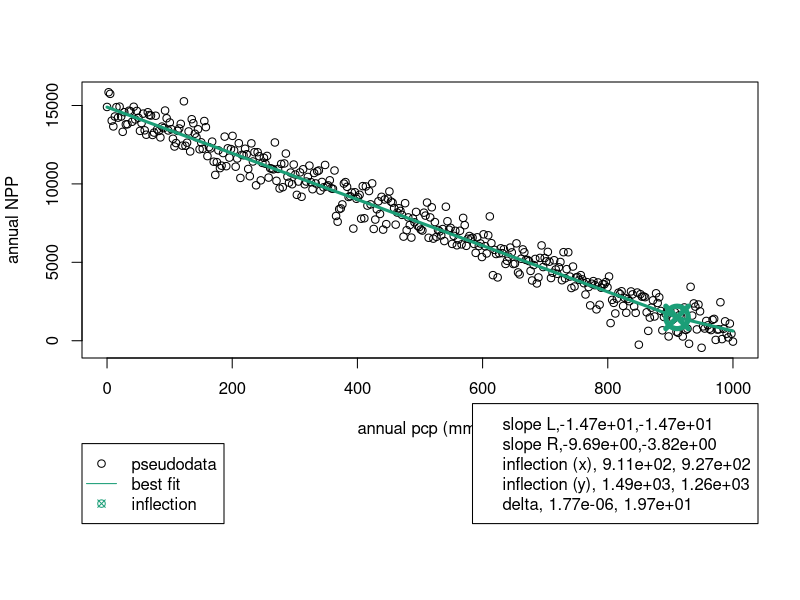
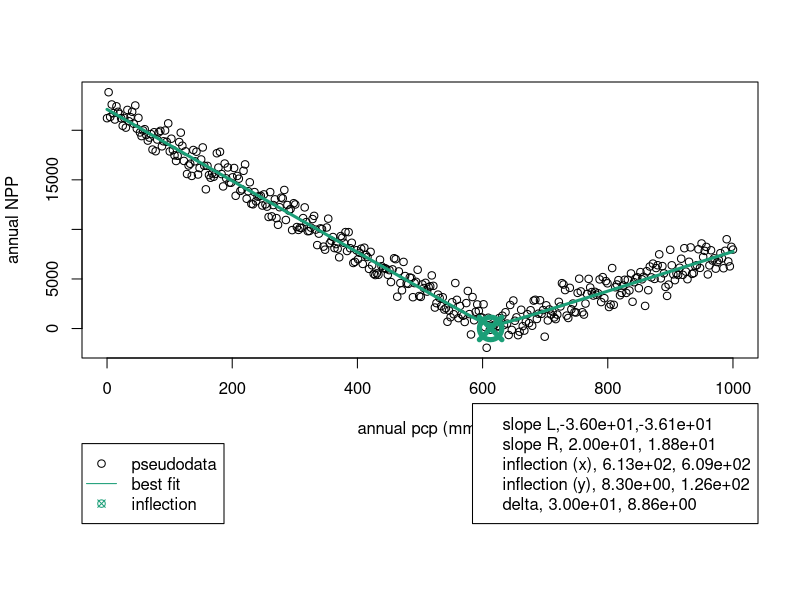
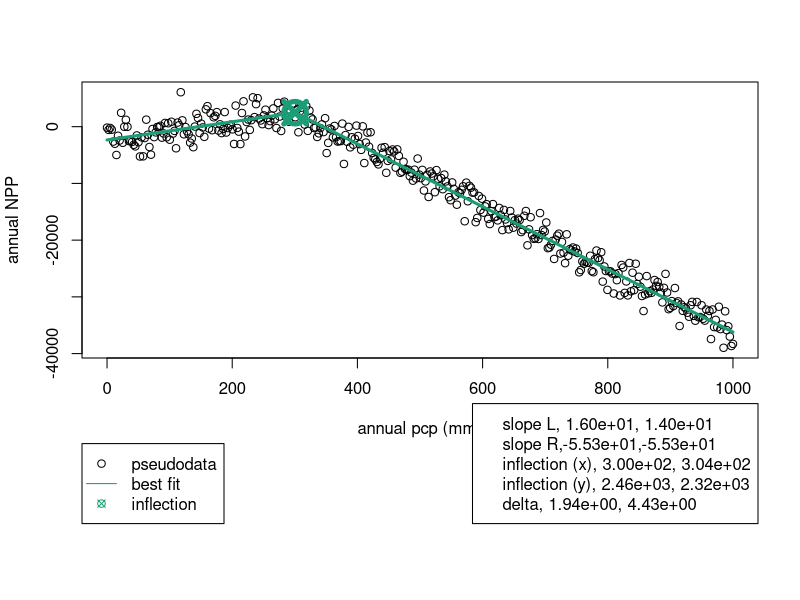

These charts were generated, in order, by the following R code:
library(DEoptim)

#==============================================================
##' calculates sum of squares of X.
##'
##' if there are no valid data points, return an arbitrary (and very
##' high) SSE. This is a little bit of a hack - it really ought to
##' return NA in that situation, but it can"t return NA, because the
##' DEoptim implementation of DE requires that the optimized function
##' return a non-NA scalar.
##' @title calculate sum of squares
##' @param x values for which to calculate sum of squares
##' @return sum of squares of x
##' @author Timothy W. Hilton
getSSE <- function(x) {


  if (length(which(!is.na(x))) == 0) return(1e20)
  else return(sum( x^2, na.rm=TRUE))
}

WB_hyperbola <- function(x, theta_1, theta_2, x_0, beta_0, delta)
{
    ## Purpose: implement the rotated hyperbola of Watts & Bacon (1974)
    ##
    ##
    ## from Watts and Bacon (1974):
    ## (i) the dependent variable y is a single valued function of the
    ##     independent variable x
    ## (ii) the left asymptote has slope theta_1
    ## (iii) the right asymptote has slope theta_2
    ## (iv) the asymptotes intersect at the point (x_0, beta_0),
    ## (v) the radius of curvature at x = x_0, is proproportional to a
    ##     quantity delta
    ##
    ## ----------------------------------------------------------------------
    ## Arguments:
    ## ----------------------------------------------------------------------
    ## Author: Timothy W. Hilton, Date: 18 Nov 2016, 13:39

    beta_1 <- (theta_1 + theta_2) / 2.0
    beta_2 <- (theta_2 - theta_1) / 2.0
    y <- beta_0 + beta_1*(x - x_0) + beta_2 * sqrt((x - x_0)^2 + (delta^2)/4)
    return(y)
}

WB_hyperbola_SSE <- function(pars, pcp, npp_obs) {
    ## Purpose: evaluate sum of squared errors (SSE) for WB_hyperbola()
    ## ----------------------------------------------------------------------
    ## Arguments:
    ##    pars: parmeter vector.  in order, [x, theta_1, theta_2, x_0, beta_0]
    ## ----------------------------------------------------------------------
    ## Author: Timothy W. Hilton, Date: 18 Nov 2016, 13:58

    npp_est <- WB_hyperbola(pcp, pars[[1]], pars[[2]], pars[[3]], pars[[4]], pars[[5]])
    res <- npp_obs - npp_est
    sse <- getSSE(res)
    ## cat('SSE:', sse, '\n')
    return(sse)
}

generate_pseudodata <- function(pcp, lower, upper, n) {
    ## generate random hyperbola parameters within specified bounds
    pars <- mapply(function(LB, UB, n){runif(n, LB, UB)},
                   lower, upper, MoreArgs = list(n=n))
    pars <- as.data.frame(t(pars))
    ## generate hyperbola from the random parameters
    data <- lapply(pars, function(pars, pcp){
        WB_hyperbola(pcp,
                     pars[[1]], pars[[2]], pars[[3]],
                     pars[[4]], pars[[5]])
    },
                   pcp=pcp)
    ## add some noise to the psuedodata
    data <- lapply(data, function(x) return(x + rnorm(length(x), sd = max(abs(x)) / 20.0)))
    return(list(pars=pars, data=data))
}

fit_WB_hyperbola<- function(pcp, npp, upper, lower, ctl)
{
    ## Purpose:
    ## ----------------------------------------------------------------------
    ## Arguments:
    ## ----------------------------------------------------------------------
    ## Author: Timothy W. Hilton, Date: 21 Nov 2016, 12:30
    r <- DEoptim(fn=WB_hyperbola_SSE, lower=lower, upper=upper, control=ctl, pcp, npp)
    return(r)
}

plot_pd_fit <- function(pcp, npp_pd, pd_pars, fit)
{
    ## Purpose:
    ## ----------------------------------------------------------------------
    ## Arguments:
    ## ----------------------------------------------------------------------
    ## Author: Timothy W. Hilton, Date: 21 Nov 2016, 12:38
    pars <- fit[['optim']][['bestmem']]
    npp_mod <- WB_hyperbola(pcp, pars[[1]], pars[[2]], pars[[3]], pars[[4]], pars[[5]])
    par(mar=c(12.1, 4.1, 4.1, 2.1), xpd=TRUE)
    plot(pcp, npp_pd, ylab='annual NPP', xlab='annual pcp (mm)')
    points(pcp, npp_mod, type='l', lwd=3, col='#1b9e77')
    points(pars[[3]], pars[[4]], pch=13, col='#1b9e77', cex=3.0, lwd=5.0)
    ##
    legend(x='bottomleft',
           legend=c('pseudodata', 'best fit', 'inflection'),
           col=c('black', '#1b9e77', '#1b9e77'),
           lty=c(0, 1, 0), pch=c(1, NA, 13),
           inset=c(0.0, -0.6))
    ##
    df_pars <- data.frame(fit=fit[['optim']][['bestmem']], pseudo=pd_pars)
    df_pars[['par']] <- c('slope L', 'slope R', 'inflection (x)', 'inflection (y)', 'delta')
    df_pars <- df_pars[c('par', 'fit', 'pseudo')]
    leg_text <- apply(format(df_pars, digits=3, scientific=TRUE), 1,
                      function(x) paste(x, collapse=','))
    legend(x='bottomright',
           inset=c(0.0, -0.6),
           legend=leg_text)
}


ndata <- 400
pcp <- seq(0, 1000, length.out=ndata)
theta_1 <- 0.4
theta_2 <- 0.3
x_0 <- 500
beta_0 <- 450
delta <- 10
npp_obs <- WB_hyperbola(pcp, theta_1, theta_2, x_0, beta_0, delta) + rnorm(ndata, sd=5)

ctl <- DEoptim.control(itermax=1e3, trace=500, strategy=1)
lower <- c(-100, -100, 0, 0, 1e-10)
upper <- c(100, 100, 1000, 3000, 30)
## r <- DEoptim(fn=WB_hyperbola_SSE, lower=lower, upper=upper, control=ctl, pcp, npp_obs)
## pars <- r[['optim']][['bestmem']]
## npp_mod <- WB_hyperbola(pcp, pars[[1]], pars[[2]], pars[[3]], pars[[4]], pars[[5]])

n_pseudo <- 3
pd <- generate_pseudodata(pcp, lower, upper, n_pseudo)
fits <- lapply(pd[['data']], fit_WB_hyperbola, pcp=pcp, lower=lower, upper=upper, ctl=ctl)
pdf(file='pseudodata.pdf')
for (i in seq(1, n_pseudo)){
    plot_pd_fit(pcp=pcp, npp_pd=pd[['data']][[i]], pd_pars=pd[['pars']][[i]], fit=fits[[i]])
}
dev.off()

## pdf(file='pseudodata.pdf')
## for (i in seq(1, n_pseudo)){
##     plot(pcp, pd[['data']][[i]])
## }
## dev.off()



## SSE_correct <- WB_hyperbola_SSE(list(theta_1, theta_2, x_0, beta_0, delta),
##                                 pcp, npp_obs)
## plot(pcp, npp_obs, xlim=c(-100, 3000), ylim=c(-100, 3000))
## points(pcp, npp_mod, pch='*', col='red')
